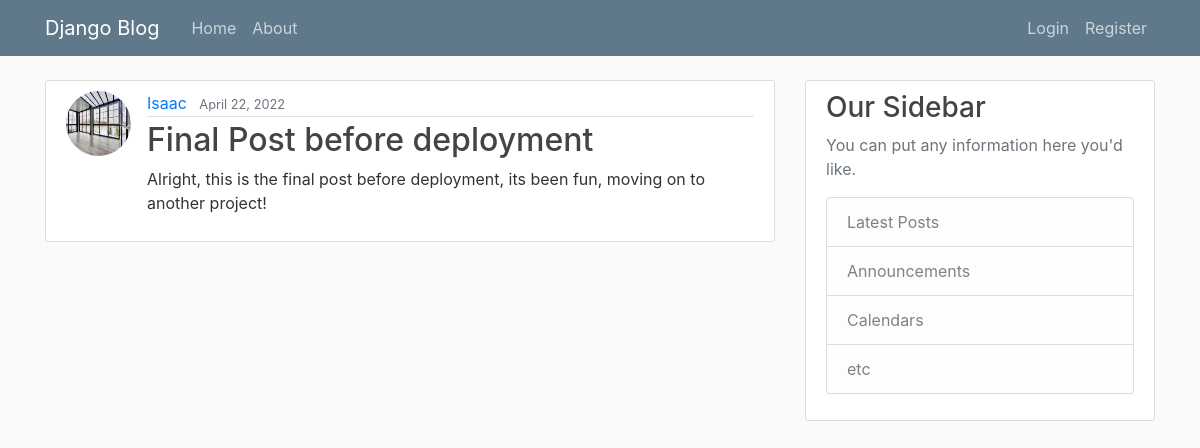
The page /post/29 on the database its author committed.
### blog/models.py (models this page shows, shortened)
class Post(models.Model):
    title = models.CharField(max_length=100)
    content = models.TextField()
    date_posted = models.DateTimeField(default=timezone.now)
    author = models.ForeignKey(User, on_delete=models.CASCADE)

### users/models.py (models this page shows, shortened)
class Profile(models.Model):
    user = models.OneToOneField(User, on_delete=models.CASCADE)
    image = models.ImageField(default='default.png', upload_to='profile_pics')

### blog/views.py (the view)
# urls.py: path('post/<int:pk>', views.PostDetailView.as_view(), name="post-detail"),
class PostDetailView(DetailView):
    model = Post

### blog/templates/blog/post_detail.html (shortened to what this page needs)
{% extends "blog/base.html"%}
{% block content %}
    <article class="media content-section">
        <img src="{{ post.author.profile.image.url }}" alt="" class="rounded-circle article-img">
        <div class="media-body">
          <div class="article-metadata">
            <a class="mr-2" href="{% url 'profile' object.author %}">{{ object.author }}</a>
            <small class="text-muted">{{ object.date_posted|date:"F d, Y" }}</small>
          </div>
          <h2 class="article-title">{{ object.title }}</h2>
          <p class="article-content">{{ object.content }}</p>
        </div>
      </article>
{% endblock content %}

### blog/static/blog/main.css (style rules this page uses)
body { background: #fafafa; color: #333333; margin-top: 5rem; }
h1, h2, h3, h4, h5, h6 { color: #444444; }
.content-section { background: #ffffff; padding: 10px 20px; border: 1px solid #dddddd; border-radius: 3px; margin-bottom: 20px; }
.article-title { color: #444444; }
.article-content { white-space: pre-line; }
.article-img { height: 65px; width: 65px; margin-right: 16px; }
.article-metadata { padding-bottom: 1px; margin-bottom: 4px; border-bottom: 1px solid #e3e3e3 }

### rows shown on the page
Post: author.profile.image (picture), author "Isaac", date_posted "April 22, 2022", title "Final Post before deployment", content "Alright, this is the final post before deployment, its been fun, moving on to another project!"
